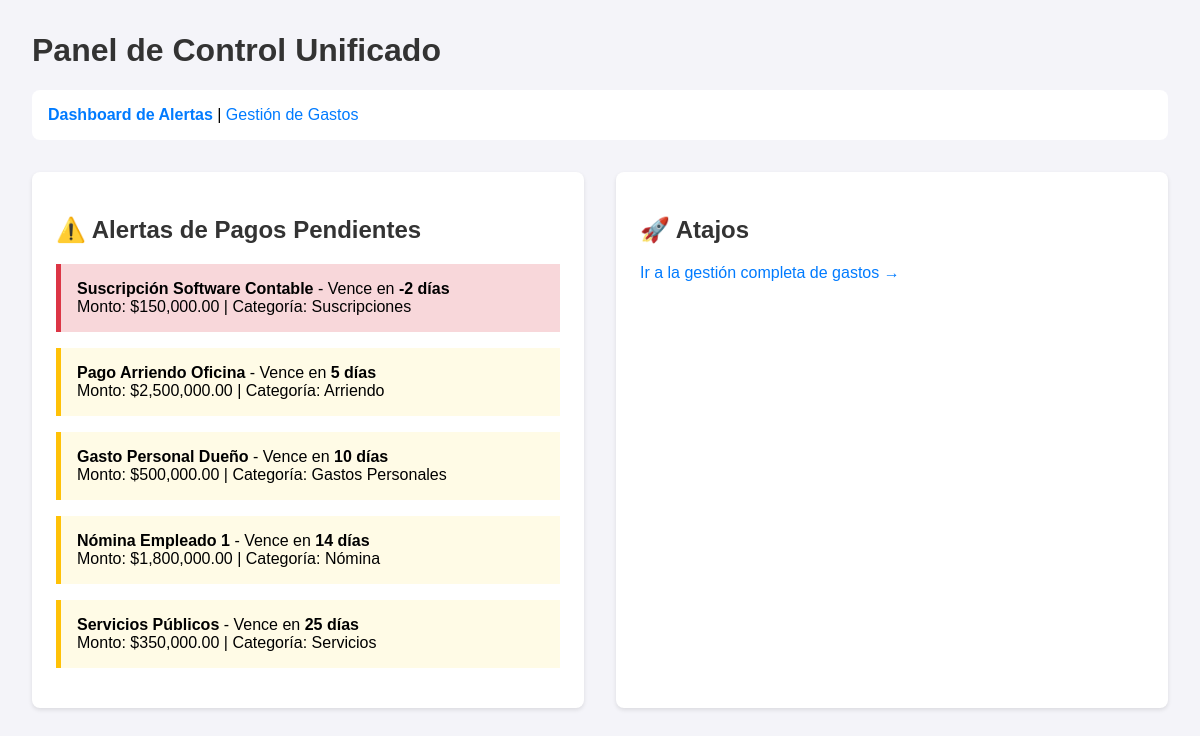
The page / on the database its author committed.
### tables this page shows
CREATE TABLE Egresos (
            id INTEGER PRIMARY KEY AUTOINCREMENT,
            descripcion TEXT NOT NULL,
            monto REAL NOT NULL,
            fecha_vencimiento DATE,
            categoria TEXT,
            etiqueta TEXT, -- OFICINA o GTFF
            estado TEXT DEFAULT 'Pendiente' -- Pendiente, Pagado
        );

### MODULOS/panel_control/app.py (the view)
@app.route('/')
def dashboard():
    conn = get_db()
    query = """
        SELECT id, descripcion, monto, fecha_vencimiento, categoria
        FROM Egresos
        WHERE estado = 'Pendiente' AND date(fecha_vencimiento) <= date('now', '+30 days')
        ORDER BY fecha_vencimiento ASC
    """
    gastos_pendientes = conn.execute(query).fetchall()
    conn.close()
    alertas = []
    from datetime import datetime
    today = datetime.now().date()
    for gasto in gastos_pendientes:
        fecha_vencimiento = datetime.strptime(gasto['fecha_vencimiento'], '%Y-%m-%d').date()
        dias_restantes = (fecha_vencimiento - today).days
        alertas.append({
            'descripcion': gasto['descripcion'],
            'monto': gasto['monto'],
            'categoria': gasto['categoria'],
            'dias_restantes': dias_restantes
        })
    return render_template('dashboard.html', alertas=alertas)

### MODULOS/panel_control/app.py (called while the page is built)
def get_db():
    conn = sqlite3.connect(DATABASE)
    conn.row_factory = sqlite3.Row # Permite acceder a las columnas por nombre
    return conn

### MODULOS/panel_control/templates/dashboard.html (shortened to what this page needs)
<!DOCTYPE html>
<html lang="es">
<head>
</head>
<body>
    <h1>Panel de Control Unificado</h1>
    <div class="nav">
        <a href="{{ url_for('dashboard') }}"><strong>Dashboard de Alertas</strong></a> |
        <a href="{{ url_for('gestion_gastos') }}">Gestión de Gastos</a>
    </div>
    <div class="dashboard-grid">
        <div class="card">
            <h2>⚠️ Alertas de Pagos Pendientes</h2>
            {% if alertas %}
                <ul class="alertas-list">
                    {% for alerta in alertas %}
                        <li class="{{ 'overdue' if alerta.dias_restantes < 0 }}">
                            <strong>{{ alerta.descripcion }}</strong> - Vence en <span class="days-left">{{ alerta.dias_restantes }} días</span>
                            <br>
                            Monto: ${{ "{:,.2f}".format(alerta.monto) }} | Categoría: {{ alerta.categoria }}
                        </li>
                    {% endfor %}
                </ul>
            {% else %}
                <p>¡Todo en orden! No hay pagos urgentes pendientes.</p>
            {% endif %}
        </div>
        <div class="card">
            <h2>🚀 Atajos</h2>
            <p><a href="{{ url_for('gestion_gastos') }}">Ir a la gestión completa de gastos &rarr;</a></p>
        </div>
    </div>
</body>
</html>

### MODULOS/panel_control/templates/dashboard.html (style rules this page uses)
body { font-family: sans-serif; margin: 2em; background-color: #f4f4f9; }
h1, h2 { color: #333; }
a { color: #007BFF; text-decoration: none; }
.dashboard-grid { display: grid; grid-template-columns: 1fr 1fr; grid-gap: 2em; }
.card { background-color: white; padding: 1.5em; border-radius: 8px; box-shadow: 0 2px 4px rgba(0,0,0,0.1); }
.alertas-list { list-style-type: none; padding: 0; }
.alertas-list li { background-color: #fffbe6; border-left: 5px solid #ffc107; margin-bottom: 1em; padding: 1em; }
.alertas-list li.overdue { border-left-color: #dc3545; background-color: #f8d7da; }
.alertas-list .days-left { font-weight: bold; }
.nav { margin-bottom: 2em; background-color: white; padding: 1em; border-radius: 8px; }

### rows shown on the page
Egresos: descripcion "Suscripción Software Contable", dias_restantes "-2", monto "150,000.00", categoria "Suscripciones"
Egresos: descripcion "Pago Arriendo Oficina", dias_restantes "5", monto "2,500,000.00", categoria "Arriendo"
Egresos: descripcion "Gasto Personal Dueño", dias_restantes "10", monto "500,000.00", categoria "Gastos Personales"
Egresos: descripcion "Nómina Empleado 1", dias_restantes "14", monto "1,800,000.00", categoria "Nómina"
Egresos: descripcion "Servicios Públicos", dias_restantes "25", monto "350,000.00", categoria "Servicios"
